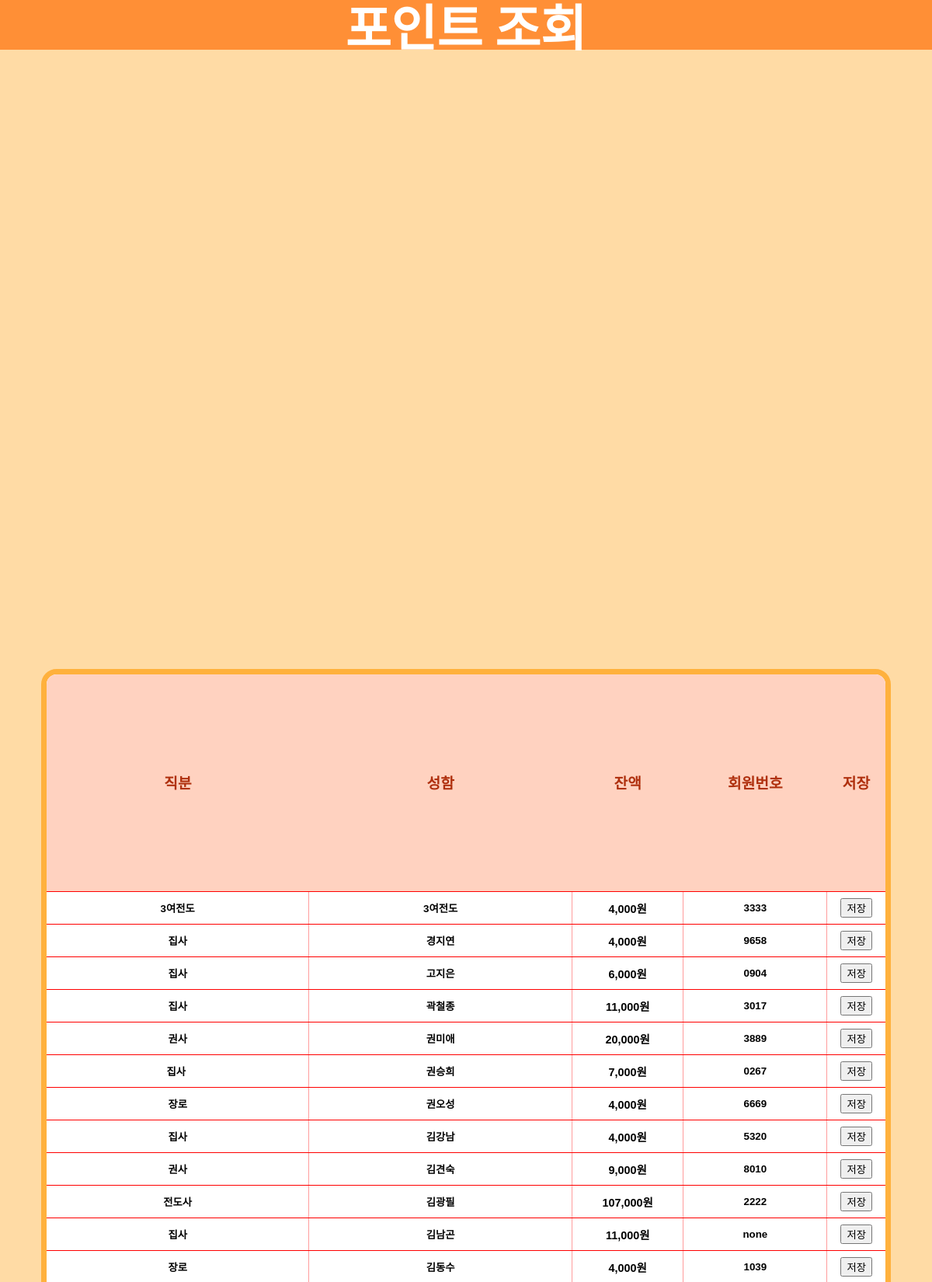
/Client_list/ (upper part), run on the app's committed database.
### main/models.py (models this page shows)
class ClientNumberData(models.Model):
    name = models.CharField(max_length=15, null=False)
    phone_number = models.CharField(max_length=15, null=True)
    current_point = models.IntegerField(null=True, blank=True)
    charge_point = models.CharField(max_length=15, null=True, blank=True)
    position = models.CharField(max_length=15, null=True, blank=True)
    age = models.IntegerField(null=True, blank=True)
    value = models.CharField(max_length=15, null=True, default='default_value')

### main/views.py (the view)
# urls.py: path('Client_list/', ClientList.as_view()),
class ClientList(APIView):
    def get(self, request):
        today = timezone.now().date()
        client_data = ClientNumberData.objects.all().order_by('name')
        manager_list = CafeManager.objects.all()
        context = {
            'today': today,
            'manager_list': manager_list,
            'client_data': client_data,
        }
        return render(request, 'main/client_list.html', context)

### templates/main/client_list.html (shortened to what this page needs)
<!DOCTYPE html>
<html lang="en">
<head>
    {% load static %}
    {% load humanize %}
    <link rel="stylesheet" type="text/css" href="{% static 'client_list/client_list.css' %}">
</head>
<body>
<div class="header">
    <div class="order-waiting-num">포인트 조회</div>
</div>
<div class="client-list-content">
    <div class="client-list-container">
        <table>
            <thead>
            <tr>
                <th>직분</th>
                <th>성함</th>
                <th>잔액</th>
                <th>회원번호</th>
                <th>저장</th>
            </tr>
            </thead>
            <tbody>
            {% for list in client_data %}
            <tr>
                <td>
                    <input type="text" class="client-position" value="{{ list.position }}">
                </td>
                <td>
                    <input type="text" class="client-name" value="{{ list.name }}">
                </td>
                <td>{{ list.current_point|intcomma }}원</td>
                <td class="phone-number-td">
                    <input type="text" class="phone-number" value="{{ list.phone_number }}">
                </td>
                <td>
                    <button class="client-update" onclick="updateClient(this)">저장</button>
                </td>
            </tr>
            {% endfor %}
            </tbody>
        </table>
    </div>
</div>
</body>
</html>

### static/client_list/client_list.css (style rules this page uses)
input { border: none; background-color: transparent; font-weight: 600; text-align: center; }
html { background-color: #ffdba5; }
:root { --font-googleTitan_One: 'Titan_One', cursive; --font-googleNanum_Pen_Script: 'Nanum_Pen_Script', cursive; --font-googleSingle_Day: 'Single_Day', cursive; --font-googleGamja_Flower: 'Gamja_Flower', cursive; --font-googleDongle-Bold: 'Dongle-Bold', cursive; --font-googleDongle-Light: 'Dongle-Bold', cursive; --font-googleDongle-Regular: 'Dongle-Bold', cursive; }
body { font-family: Arial, sans-serif; margin: 0; padding: 0; }
.header { position: fixed; display: flex; flex-direction: row; justify-content: space-around; align-items: center; width: 100%; height: 4rem; background-color: #ff8f36; font-family: 'Dongle', sans-serif; }
.order-waiting-num { font-size: 2rem; font-weight: 600; color: white; scale: 2; }
.client-list-content { position: absolute; top: 5rem; display: flex; flex-direction: column; justify-content: center; align-items: center; width: 100%; height: calc(100% - 10rem); z-index: 2; transition: transform 0.5s ease-in-out, opacity 0.3s ease-in-out; }
.client-list-container { display: flex; flex-direction: column; justify-content: start; align-items: center; width: 90%; height: 70%; border: 7px solid rgb(255, 177, 61); border-radius: 20px; background-color: white; font-size: 1.5rem; font-weight: 600; font-family: 'Gamja Flower', sans-serif; color: #4d2107; transition: transform 0.5s ease-in-out, opacity 0.3s ease-in-out; overflow: scroll; }
table { width: 100%; border-collapse: collapse; color: black; }
thead { height: 5vh; font-family: "Gowun Dodum", sans-serif; }
thead th { position: sticky; top: 0; background-color: #ffd2c0; z-index: 1; font-family: 'Gamja Flower', sans-serif; font-size: 1.2rem; font-weight: 600; color: #af300e; }
th, td { text-align: center; padding: 8px 0; border-bottom: 1px solid #ff0000; font-size: 0.9rem; font-weight: 600; font-family: "Gowun Dodum", sans-serif; font-style: normal; }
th { background-color: #f2f2f2; }
td:not(:last-child) { border-right: 1px solid #ff9c9c; }
.client-position { width: 15vw; }
.client-name { width: 15vw; }
.phone-number { width: 15vw; }
.phone-number-td { width: 15vw; }

### data on the page
ClientNumberData: position "3여전도", name "3여전도", current_point "4,000", phone_number "3333"
ClientNumberData: position "집사", name "경지연", current_point "4,000", phone_number "9658"
ClientNumberData: position "집사", name "고지은", current_point "6,000", phone_number "0904"
ClientNumberData: position "집사", name "곽철종", current_point "11,000", phone_number "3017"
ClientNumberData: position "권사", name "권미애", current_point "20,000", phone_number "3889"
ClientNumberData: position "집사", name "권승희", current_point "7,000", phone_number "0267"
ClientNumberData: position "장로", name "권오성", current_point "4,000", phone_number "6669"
ClientNumberData: position "집사", name "김강남", current_point "4,000", phone_number "5320"
ClientNumberData: position "권사", name "김견숙", current_point "9,000", phone_number "8010"
ClientNumberData: position "전도사", name "김광필", current_point "107,000", phone_number "2222"
ClientNumberData: position "집사", name "김남곤", current_point "11,000", phone_number "none"
ClientNumberData: position "장로", name "김동수", current_point "4,000", phone_number "1039"
